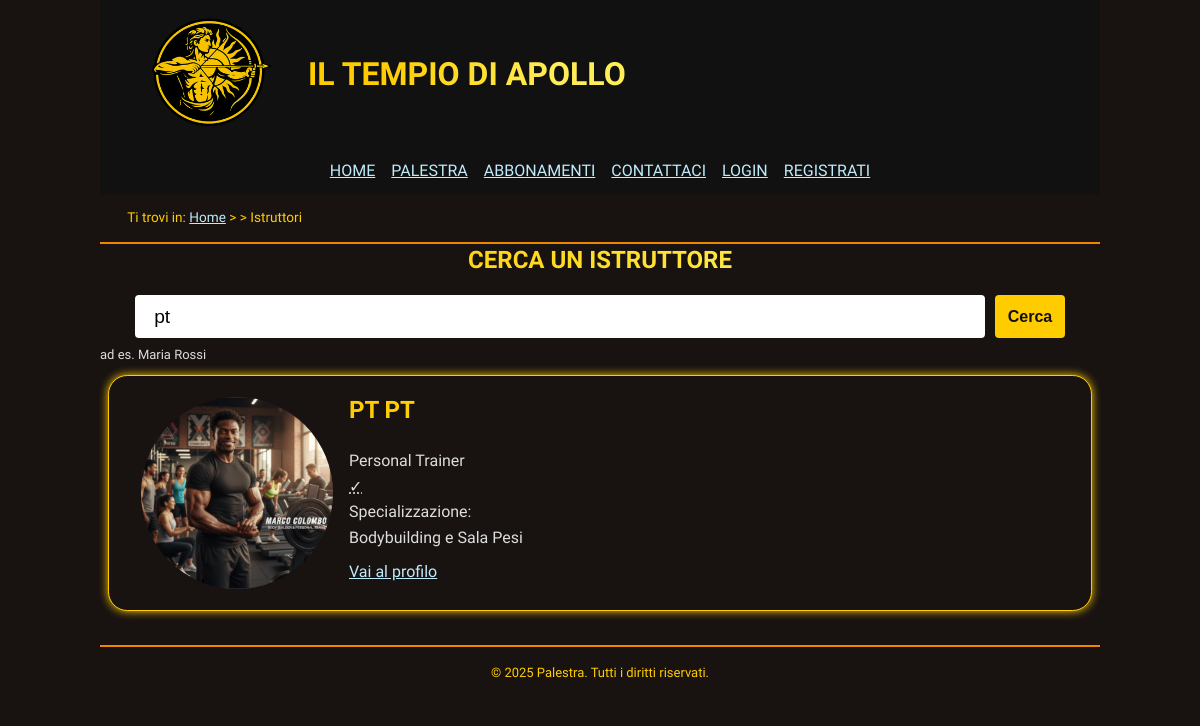
The page /html/cerca-istruttore.php?nome=pt on the database its author committed.
### tables this page shows
CREATE TABLE Utente (
    id_utente SERIAL PRIMARY KEY,
    nome VARCHAR(100) NOT NULL,
    cognome VARCHAR(100) NOT NULL,
    email VARCHAR(100) UNIQUE NOT NULL,
    password_hash CHAR(60) NOT NULL 
);

CREATE TABLE Istruttore (
    id_utente BIGINT UNSIGNED PRIMARY KEY REFERENCES Utente(id_utente) ON DELETE CASCADE,
    specializzazione VARCHAR(100),
    qualifica VARCHAR(100),
    telefono VARCHAR(20),
    presentazione VARCHAR(255)
);

CREATE TABLE Personal_Trainer (
    id_istruttore BIGINT UNSIGNED PRIMARY KEY REFERENCES Istruttore(id_utente) ON DELETE CASCADE
);

### html/cerca-istruttore.php (the view, shortened to what this page needs)
<?php
include "../internal/db_connection.php";
include "../internal/header.php";
$internal = __DIR__ . "/../internal/cerca-istruttore/";
$top = file_get_contents($internal . "top.html");
$templateResult = file_get_contents($internal . "stack.html");
$bottom = file_get_contents($internal . "bottom.html");
$nome = '';
if (isset($_GET['nome'])) {
    $nome = $_GET['nome'];
    $nome = trim($nome);
}
$top = str_replace("[Valore Ricerca]", htmlspecialchars($nome), $top);
echo renderFromHtml($top);
$query = "SELECT *
    FROM Utente
    JOIN Istruttore ON Utente.id_utente = Istruttore.id_utente
    LEFT JOIN Personal_Trainer ON Utente.id_utente = Personal_Trainer.id_istruttore
    WHERE nome LIKE ?";
$stmt = $conn->prepare($query);
$param = "%" . $nome . "%";
$stmt->bind_param("s", $param);
$stmt->execute();
$result = $stmt->get_result();
while ($row = $result->fetch_array(MYSQLI_ASSOC)) {
    $output = $templateResult;
    $isPt = $row['id_istruttore'] == null
        ? '<abbr title="no" aria-hidden="true">&cross;</abbr><span class="hidden">no</span>'
        : '<abbr title="si" aria-hidden="true">&check;</abbr><span class="hidden">si</span>';
    $output = str_replace("[Nome Istruttore]", $row['nome'] . ' ' . $row['cognome'], $output);
    $output = str_replace("[È PT]", $isPt, $output);
    $output = str_replace("[Specializzazione Istruttore]", $row['specializzazione'], $output);
    $output = str_replace("[ID Istruttore]", $row['id_utente'], $output);
    echo $output;
}
echo $bottom;

### html/css/style.css (style rules this page uses)
* { padding: 0; margin: 0; }
:root { --mainColorLight: #fe5; --mainColor: #fc0; --mainColorDark: #e80; --textColor: #ddd; --urlColor: #c0ebfb; --visitedUrlColor: #965cfd; --mainBackgroundColorDark: #111; --mainBackgroundColor: #181211; --mainBackgroundColorLight: #332; --headerGradient: linear-gradient(to right, var(--mainColor) 25%, var(--mainColorLight) 75%); }
html, body { font-size: 100%; font-family: "Lexend", "Roboto", sans-serif; line-height: 1.6em; }
body { color: var(--textColor); background-color: var(--mainBackgroundColor); max-width: 1000px; margin: auto; }
a:link { text-decoration: underline; color: var(--urlColor); }
a:link:has(.logo) { text-decoration: none; width: fit-content; display: inline; }
h1, h2, h3, h4, h5, h6 { font-weight: bold; background: var(--headerGradient); background-clip: text; color: transparent; -webkit-background-clip: text; -webkit-text-fill-color: transparent; text-shadow: none; }
h1, h2, h3 { text-align: center; text-transform: uppercase; padding: 0.2em 0.5em; }
strong { font-weight: normal; }
header { background-color: var(--mainBackgroundColorDark); }
footer { margin-top: 2em; padding: 1em; font-size: small; color: var(--mainColor); border-top: 2px solid var(--mainColorDark); text-align: center; }
header.intestazione { display: flex; flex-wrap: wrap; align-items: center; top: 0; position: sticky; z-index: 999; padding: 0.5em 2em; text-transform: uppercase; }
.intestazione .logo { width: 156px; box-sizing: border-box; display: inline; vertical-align: middle; padding: .2em .5em; }
.intestazione h1 { display: inline; width: fit-content; flex: 1 1 auto; }
#menu { display: flex; justify-content: space-around; margin: 0 auto; }
#menu ul { display: flex; flex-wrap: wrap; list-style: none; }
#menu li { margin: .2em .5em; }
#breadcrumb { color: var(--mainColor); padding: 0.8em 2em; font-size: 0.85em; border-bottom: 2px solid var(--mainColorDark); }
#breadcrumb>ol::before { content: "Ti trovi in: "; margin-right: .25em; }
#breadcrumb>ol { list-style: none; align-items: baseline; display: flex; }
#breadcrumb>ol>li+li::before { content: "> >"/ ""; margin-right: .25em; }
#breadcrumb>ol>li::after { content: ""; margin-right: .25em; }
.light-topic { border: 1px solid var(--mainColor); box-shadow: 0 0 10px var(--mainColor); background-color: var(--mainBackgroundColor); border-radius: 1.2em; margin: 0.5em; padding: 0.3em 1em; }
:root { --reviewImageSize: 10em; }
:root { --apollo-gradient: linear-gradient(135deg, #ffcc00 0%, #ff6a00 100%); --fire-gradient: linear-gradient(135deg, #ff4e50 0%, #f9d423 100%); --gold: #ffcc00; --orange: #ff6a00; --glow-gold: 0 0 20px rgba(255, 204, 0, 0.3); --shadow-card: 0 10px 30px rgba(0, 0, 0, 0.8); --radius: 12px; }
h2 { margin-top: 0.5em; margin-bottom: 0.5em; }
form { display: flex; flex-direction: column; gap: 1rem; }
input, textarea { padding: 0.6rem; font-size: 1rem; border-radius: 4px; border: none; }
.btn-invia { margin-top: 1rem; padding: 0.8rem; font-size: 1rem; font-weight: bold; background-color: var(--mainColor); color: var(--mainBackgroundColorDark); border: none; border-radius: 4px; cursor: pointer; align-self: flex-start; }
.dati-pt dt:not(:first-child)::after, .dati-risultato-short dt:not(:first-child)::after { content: ":"; }
.dati-risultato-short { padding: 0.5em; }
.img-pt-small { float: left; width: 15%; min-width: 192px; margin: 1em; border-radius: 50%; }
.dati-risultato-short dt, .presentazione-pt h2 { text-align: left; }
.barra-ricerca { padding: 0.2em 1em; margin-right: 1%; width: 85%; font-size: 1.2em; box-sizing: border-box; overflow: hidden; }
#form-ricerca-istruttore { gap: 0; }
#form-ricerca-istruttore div { margin: 1em 0 0.2em; justify-content: center; display: flex; }
#form-ricerca-istruttore button { margin-top: 0; }
.ricerca-esempio { font-size: small; display: block; }
ul#risultati-ricerca { list-style: none; display: flex; flex-direction: column; }
#risultati-ricerca h2 { text-align: left; }

### rows shown on the page
utente: nome+cognome (picture), output "Personal Trainer Specializzazione Bodybuilding e Sala Pesi Vai al profilo"

### other values the page prints
$bottom "© 2025 Palestra. Tutti i diritti riservati."
